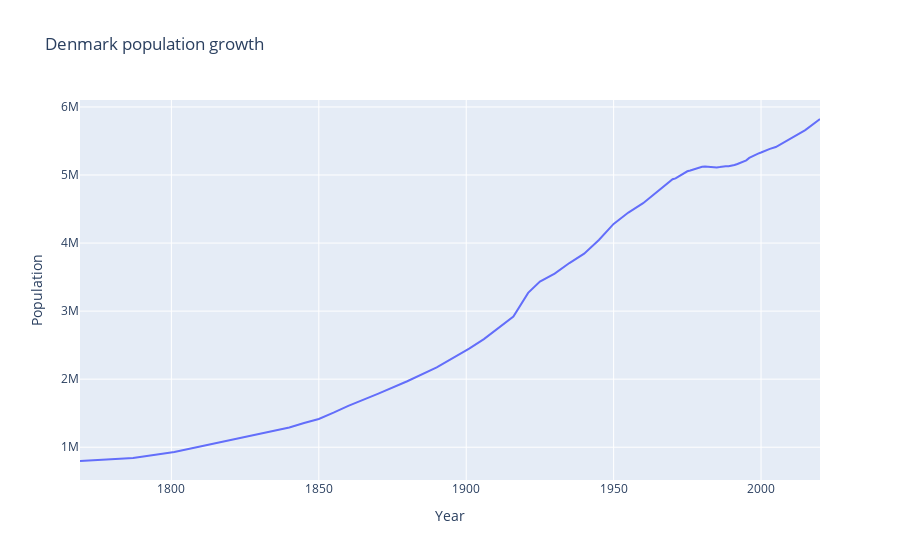

Here is the notebook cell this chart was saved with:
### Code cell
import plotly_express as px

fig = px.line(
    df_den,
    x = "Year",
    y = "Population",
    title = "Denmark population growth"
)

fig.update_layout(hovermode="x")
fig.show()

### Figure 1 — Plotly figure (JSON) as saved in the notebook; plotly's stock layout.template omitted (floating-point values rounded to 4 significant figures)
{"data": [{"hovertemplate": "Year=%{x}<br>Population=%{y}<extra></extra>", "legendgroup": "", "line": {"color": "#636efa", "dash": "solid"}, "marker": {"symbol": "circle"}, "mode": "lines", "name": "", "orientation": "v", "showlegend": false, "type": "scatter", "x": [1769, 1787, 1801, 1834, 1840, 1845, 1850, 1855, 1860, 1870, 1880, 1890, 1901, 1906, 1911, 1916, 1921, 1925, 1930, 1935, 1940, 1945, 1950, 1955, 1960, 1965, 1970, 1971, 1972, 1973, 1974, 1975, 1976, 1977, 1978, 1979, 1980, 1981, 1982, 1983, 1984, 1985, 1986, 1987, 1988, 1989, 1990, 1991, 1992, 1993, 1994, 1995, 1996, 1997, 1998, 1999, 2000, 2001, 2002, 2003, 2005, 2010, 2015, 2020], "xaxis": "x", "y": [797584, 841806, 929001, 1230964, 1289075, 1356877, 1414648, 1507222, 1608362, 1784741, 1969039, 2172380, 2449540, 2588919, 2757076, 2921362, 3267831, 3434555, 3550656, 3706349, 3844312, 4045232, 4281275, 4448401, 4585256, 4767597, 4937579, 4950598, 4975653, 5007538, 5036184, 5054410, 5065313, 5079879, 5096959, 5111537, 5122065, 5123989, 5119155, 5116464, 5112130, 5111108, 5116273, 5124794, 5129254, 5129778, 5135409, 5146469, 5162126, 5180614, 5196642, 5215718, 5251027, 5275121, 5294860, 5313577, 5330020, 5349212, 5368354, 5383507, 5411405, 5534738, 5659715, 5822763], "yaxis": "y"}], "layout": {"hovermode": "x", "legend": {"tracegroupgap": 0}, "title": {"text": "Denmark population growth"}, "xaxis": {"anchor": "y", "domain": [0, 1], "title": {"text": "Year"}}, "yaxis": {"anchor": "x", "domain": [0, 1], "title": {"text": "Population"}}}}
